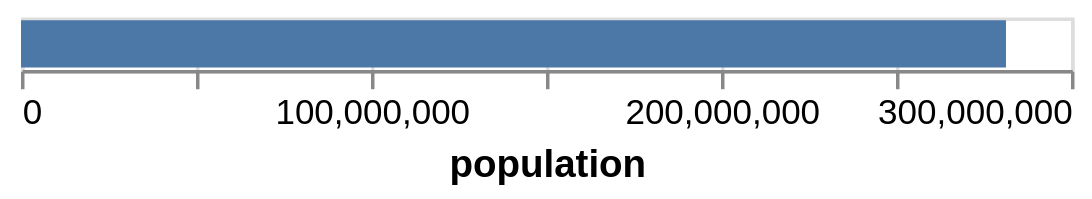

Express this chart as Vega-Lite.
### Vega-Lite specification from a JSON file in a GitHub repository (floating-point values rounded to 4 significant figures; data arrays with more than 128 entries replaced by an {"elided": "..."} marker saying what was removed)
{"$schema": "https://vega.github.io/schema/vega-lite/v4.json", "data": {"values": {"elided": "570 records"}}, "transform": [{"filter": "datum.year == 2000"}], "mark": "bar", "encoding": {"x": {"aggregate": "sum", "field": "people", "title": "population"}}, "config": {"view": {"step": 15}}}
